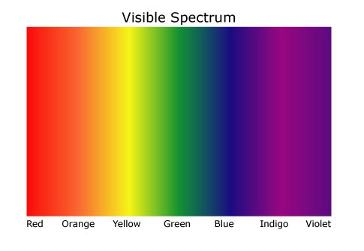
//> input picture codes/inpainting/inpaint_try_windows/inpaint_try/myspectrum.jpg, 364 x 251 px
$ ./inpaint myspectrum.jpg   (built with g++ and OpenCV 4)
//> lines starting //> are read from the running program, lines starting //| are printed output that depends on the picture
#include <opencv2/core/core.hpp>
#include <opencv2/highgui/highgui.hpp>
#include <opencv2/imgproc/imgproc.hpp>
#include <opencv2/photo/photo.hpp>
#include <iostream>
#include <math.h>

#define DISPLAY 0;
#define DISPLAY2 0;

using namespace cv;
using namespace std;

float confidenceScore(int *unfilledRegion, float* confidenceMtx, Point currPoint, int imageWidth, int imageHeight, int patchsize);
void plotNewFillFront(Mat image, vector<Point> unfilledContour, Point p);
void modifyFillFrontContour(vector<Point> *unfilledContour, int maxPriorityPatchNum, int* unfilledRegion, int patchsize, int imageWidth, int imageHeight);
void modifyFillFront(int *unfilledRegion, float* confidenceMtx, Point maxPriorityPatchCentre, Point exemplarLocation, int patchsize, int imageWidth,int *pixelsToBeFilled);
Point findExemplar(Mat patch, Point maxPriorityPatchCentre, Mat image, int* unfilledRegion, int skipSearch, int mode, float tolerance, float distThreshold);
void fillSobel(int* sobelX, int* sobelY, int size, float *maxSobelValue, int* sobelRadius, int* sobelSize);
float* findEdgeDirection(Mat imageY, Point p, int imageWidth, int imageHeight, int patchsize, int* unfilledRegion,  float* normalFillFront);
float* findNormalFillFront(int* unfilledRegion, Point p, int imageWidth, int imageHeight, int patchsize);
Point findPriorityPatch(int* unfilledRegion, Mat imageY, float *confidenceMtx, int patchsize, vector<Point> unfilledContour, int skip, int* maxPriorityPatchNum, int scoringMode);
Mat inpaint_exemplar(Mat image, Mat mask, vector<Point> polyCorner, int mode, Point inpaintregion, Mat origimg);
void createMaskAndInpaint(Mat image, double topLeftRow, double topLeftCol, double width, double height);
void onMouse(int evt, int x, int y, int flags, void* param);

void display(String s, Mat img);
Mat invertIfNeeded(Mat binary);
int roundPos(double n);
void inpaint_image(Mat image, Mat mask);
void drawRectOnImage(Mat image, double topLeftRow, double topLeftCol, double width, double height);
void drawRectOnImage1(Mat image, double topLeftRow, double topLeftCol, double width, double height);

//notes: after the polygon is clicked on, find a bounding box.
//do canny in the bounding box... Canny will give the edges or isophotes
//maintain a matrix such that it tells us which parts of the canny edges are in unfilled region (therefore not available to us) and which parts are available.
//now when scanning the fill front, see the Canny map and find if an edge exists there and if its "valid" that is it does not lie in the unfilled part. (we can check in the direction of the normal of fillfront
//OR
//when scanning points in the fillfront, move a bit in the direction of the fillfront normal so that we are safely outside the unfilled region.
//now calc the gradient here and that will be high if theres an edge

int mode=100;

int main( int argc, char** argv )
{
    if( argc != 2)
    {
     cout <<" Usage: inpaint ImageToLoadAndDisplay mode" << endl;
     return -1;
    }

    Mat image;
    image = imread(argv[1], CV_LOAD_IMAGE_COLOR);   // Read the file
//> image is the input picture: 251 rows x 364 cols, CV_8UC3; mean B, G, R 138.9, 146.4, 182.1

    if(! image.data )                              // Check for invalid input
    {
        cout <<  "Could not open or find the image" << std::endl ;
        return -1;
    }

	//resize(image, image, Size(700,700));

	cout << "size: "<< image.rows << " " << image.cols << endl;
//| size: 251 364
	//int mode = *argv[2] - '0';

	createMaskAndInpaint(image, 0.75, 0.4, 0.55, 0.2);

    return 0;
}

void createMaskAndInpaint(Mat image, double topLeftRow, double topLeftCol, double width, double height)
{
//> called with topLeftRow = 0.75, topLeftCol = 0.4, width = 0.55, height = 0.2
	int imageWidth  = image.cols;
//> imageWidth = 364
	int imageHeight = image.rows;
//> imageHeight = 251
	Mat origimg = image.clone();
	Mat output = image;
	//while(1)
	{

	cv::Point2i pt(-1,-1);
	vector<Point> data;
	namedWindow( "original", WINDOW_AUTOSIZE );
	cv::setMouseCallback("original", onMouse, (void*)&data);
	imshow( "original", output );
	waitKey(0);
//> the left mouse button is pressed and released at (91, 62)
//> the left mouse button is pressed and released at (273, 62)
//> the left mouse button is pressed and released at (273, 188)
//> the left mouse button is pressed and released at (91, 188)
	Point inpaintregion;
	if (mode == 2 || mode == 3)
	{
		inpaintregion = data.back();
		data.pop_back();
	}

	if (mode == 1 || mode == 2)
	{
		Mat mask(imageHeight, imageWidth, CV_8UC1, Scalar(0,0,0));
		int sz = data.size();
		int numpoints[1]; numpoints[0] = data.size();
		const Point* ptsarray[1] = {&data[0]};
		fillPoly( mask, ptsarray, numpoints, 1, 255, 8 );
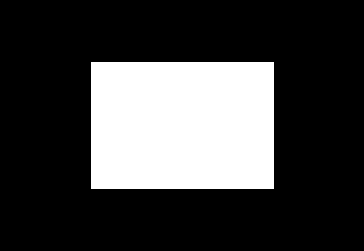
//> mask: 251 rows x 364 cols, CV_8UC1; 25.4% white; 1 white region
		display("poly", mask);

		fillPoly( image, ptsarray, numpoints, 1, Scalar(0,0,0), 8 );
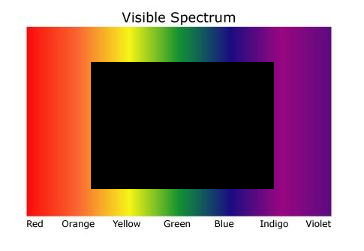
//> image: 251 rows x 364 cols, CV_8UC3; mean B, G, R 120.1, 116.4, 153.4
		display("imagewithpoly", image);
		output = inpaint_exemplar(image, mask, data, mode, inpaintregion, origimg);
	}
	else
		output = inpaint_exemplar(image, Mat(), data, mode, inpaintregion, origimg);

	display("output", output);
	}

	//cout << contours.size() << endl;
   	cout << "bye" << endl;
}

Mat inpaint_exemplar(Mat image, Mat mask, vector<Point> polyCorner, int mode, Point inpaintregion, Mat origimg)
{
//> called with mode = 1, inpaintregion = Point(0, 0)
	int imageWidth  = image.cols;
//> imageWidth = 364
	int imageHeight = image.rows;
//> imageHeight = 251

	Mat imageYUV; cvtColor(image, imageYUV, CV_BGR2YCrCb);
//> after `cvtColor(image, imageYUV, CV_BGR2YCrCb)`: imageYUV: 251 rows x 364 cols, CV_8UC3; mean of channels 0, 1, 2 127.9, 146.2, 123.6
	Mat channels[3];
	split( imageYUV, channels );
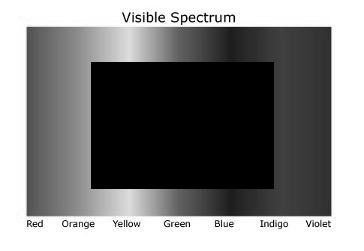
//> channels[0]: 251 rows x 364 cols, CV_8UC1; min 0, max 255, mean 127.9
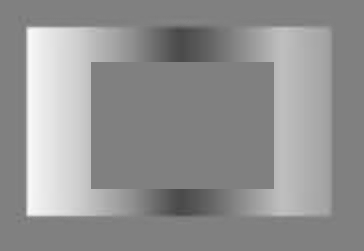
//> channels[1]: 251 rows x 364 cols, CV_8UC1; min 70, max 250, mean 146.2
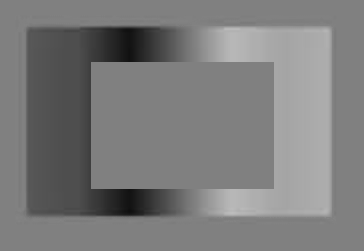
//> channels[2]: 251 rows x 364 cols, CV_8UC1; min 14, max 189, mean 123.6
	Mat imageY = channels[0];

	float *confidenceMtx = (float*) malloc(sizeof(float) * imageWidth * imageHeight);
	int *unfilledRegion = (int*) malloc(sizeof(int) * imageWidth * imageHeight);  //its the mask of the unfilled region
	int *unfilledRegionOrig = (int*) malloc(sizeof(int) * imageWidth * imageHeight); //the source region
	int pixelsToBeFilled = 0;
	if(mode == 2 || mode == 3)//for mode 2 modify the mask and for mode 3 find the mask
	{
		Mat blurred;
		cout << inpaintregion <<endl;
		GaussianBlur(origimg, blurred, Size( 5, 5 ), 0, 0 );
		Mat ycbcr;
		cvtColor(blurred,ycbcr,CV_RGB2YCrCb);
		Mat chan[3];
		split(ycbcr,chan);
		Mat y  = chan[0];
		Mat binary(y.rows, y.cols, CV_8UC1, Scalar(0,0,0));
		//double thr = static_cast<double>(y.at<uchar>(inpaintregion.y, inpaintregion.x));
		double diff, maxdiff;
		double thr1 = 90.0, thr2 = 40;  //timestampimage
		//double thr1 = 30.0, thr2 = 10;  //barbara, blocky lena
		double refch0 = static_cast<double>(chan[0].at<uchar>(inpaintregion.y, inpaintregion.x));
		double refch1 = static_cast<double>(chan[1].at<uchar>(inpaintregion.y, inpaintregion.x));
		double refch2 = static_cast<double>(chan[2].at<uchar>(inpaintregion.y, inpaintregion.x));
		for (int r = 0; r < y.rows; r++)
		{
			for(int c = 0; c < y.cols; c++)
			{
				if (mode == 3 || mask.at<uchar>(r,c) == 255)
				{
					diff = pow((static_cast<double>(chan[0].at<uchar>(r, c))-refch0),2) + pow((static_cast<double>(chan[1].at<uchar>(r, c))-refch1),2) + pow((static_cast<double>(chan[2].at<uchar>(r, c))-refch2),2);
					maxdiff = max(max(abs(static_cast<double>(chan[0].at<uchar>(r, c))-refch0), abs(static_cast<double>(chan[1].at<uchar>(r, c))-refch1)), abs(static_cast<double>(chan[2].at<uchar>(r, c))-refch2));
					if (sqrt(diff) < thr1 && maxdiff < thr2)
						binary.at<uchar>(r,c) = 255;
					//cout << sqrt(diff) << " " << maxdiff <<endl;

				}
			}
		}
		display("mask", binary);
		dilate(binary, binary, Mat(), Point(-1, -1), 2, 1, 1);
		display("dilatemask", binary);
		mask = binary.clone();
		//display("mask1", binary);
		Mat maskedimg = origimg.clone();
		for (int r = 0; r < y.rows; r++)
		{
			for(int c = 0; c < y.cols; c++)
			{
				if (static_cast<int>(mask.at<uchar>(r,c)) > 0)
				{
					maskedimg.at<Vec3b>(r,c) = Vec3b(0,0,0);
				}
			}
		}
		display("maskdimg", maskedimg);
		image = maskedimg.clone();
	}

	//initialization
	for (int i=0; i<imageWidth; i++)  //i is x axis
	{
		for (int j=0; j<imageHeight; j++) //j is y axis
		{
			if (mask.at<uchar>(j,i) == 255) //at accesses using row/col, not x/y
			{
				confidenceMtx[i + j*imageWidth] = 0;
				unfilledRegion[i + j*imageWidth] = 1;
				unfilledRegionOrig[i + j*imageWidth] = 1;
				pixelsToBeFilled++;
			}
			else
			{
				confidenceMtx[i + j*imageWidth] = 1;
				unfilledRegion[i + j*imageWidth] = 0;
				unfilledRegionOrig[i + j*imageWidth] = 0;
			}
		}
	}
//> after the loop, pixelsToBeFilled = 23241

	//find contour of initial mask
	vector<vector<Point> > contours;
	vector<Vec4i> hierarchy;

	vector<Point> unfilledContour ;
	if (mode == 1)
	{
		findContours( mask.clone(), contours, hierarchy, CV_RETR_EXTERNAL, CV_CHAIN_APPROX_NONE, Point(0, 0) );
		unfilledContour= contours[0];
	}
	else
	{
		Mat maskedge;
		Canny( mask, maskedge, 50, 150, 3);
		display("maskedge", maskedge);

		dilate(maskedge, maskedge, Mat(), Point(-1, -1), 2, 1, 1);
		erode(maskedge, maskedge, Mat(), Point(-1, -1), 2, 1, 1);
		display("maskedge1", maskedge);
		for (int r = 0; r < maskedge.rows; r++)
		{
			for (int c = 0; c < maskedge.cols; c++)
			{
				if (maskedge.at<uchar>(r,c) > 0)
					unfilledContour.push_back(Point(c,r));
			}
		}
	}


	/*for (int i = 0; i < unfilledContour.size(); i++)
	{
		circle(image, Point(unfilledContour[i]), 1, Scalar(255,0,0));
	}
	display("cont", image);*/

 	int size_ = unfilledContour.size();
//> size_ = 616
//> (the run ends here: the program needs code that is not available in this run, at `Mat imageOrig = image.clone();`)
